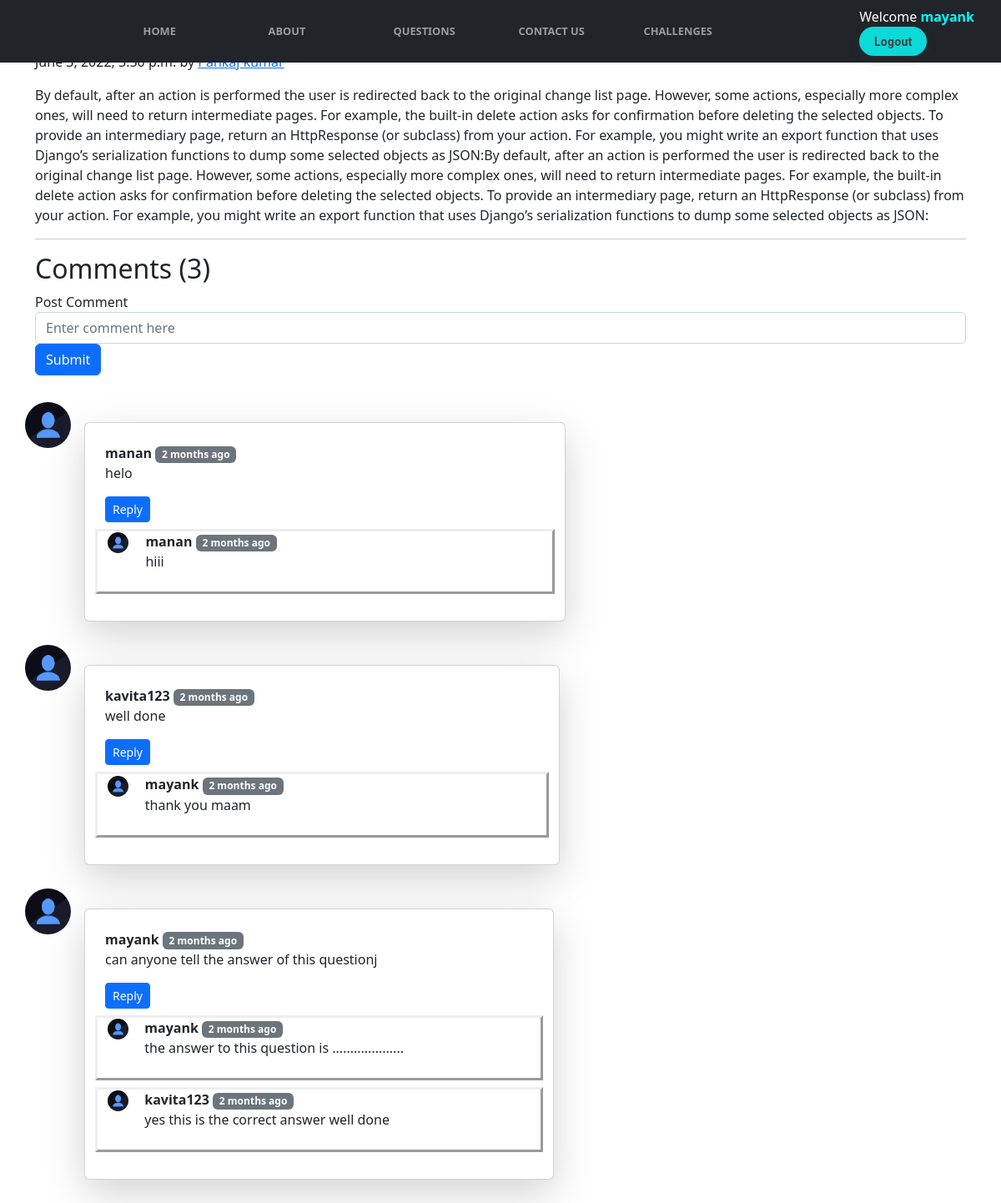
Page /questions/first (signed in) on the committed database.
### questions/models.py (models this page shows, shortened)
class Ques(models.Model):
    sno = models.AutoField(primary_key= True)
    title = models.CharField(max_length=255)
    topic = models.CharField(max_length=200)
    author=models.CharField(max_length=60)
    slug=models.CharField(max_length=130)
    timeStamp=models.DateTimeField(blank=True)
    content=models.TextField()

class BlogComment(models.Model):
    sno= models.AutoField(primary_key=True)
    comment=models.TextField()
    user=models.ForeignKey(User, on_delete=models.CASCADE)
    post=models.ForeignKey(Ques, on_delete=models.CASCADE)
    parent=models.ForeignKey('self',on_delete=models.CASCADE, null=True )
    timestamp= models.DateTimeField(default=now)

### questions/views.py (the view)
# urls.py: path('<str:slug>', views.QuesContent, name='QuesContent'),
def QuesContent(request, slug):
    post= Ques.objects.filter(slug= slug).first()
    comments= BlogComment.objects.filter(post=post, parent=None)
    replies= BlogComment.objects.filter(post=post).exclude(parent=None)
    replyDict={}
    for reply in replies:
        if reply.parent.sno not in replyDict.keys():
            replyDict[reply.parent.sno]=[reply]
        else:
            replyDict[reply.parent.sno].append(reply)
    context={'post':post, 'comments': comments, 'user': request.user, 'replyDict': replyDict}
    return render(request, "questions/quescontent.html", context)

### questions/templatetags/extras.py (called while the page is built)
@register.filter(name='get_val')
def get_val(dict, key):
    return dict.get(key)

### template/questions/quescontent.html (shortened to what this page needs)
{% extends 'base.html' %}
{% block body %}
{% load humanize %}
{% load extras %}
<div class="container my-3">
    <h2 class="blog-post-title">{{post.title}}</h2>
    <p class="blog-post-meta">{{post.timeStamp}} by <a href="/about">{{post.author}}</a></p>
    <p>{{post.content|safe}}</p>
    <hr>
</div>
<div class="container">
    <h2> Comments ({{comments.count}})</h2>
    <div class="my-2">
        {% if user.is_authenticated %}
        <form action="/questions/postComment" method="post">
            <div class="form-group">
                <label for="exampleInputEmail1">Post Comment </label>
                <input type="text" class="form-control" name="comment" placeholder="Enter comment here">
            </div>
            <button type="submit" class="btn btn-primary">Submit</button>
        </form><br>
        {% else %}
        Please login to post a comment
        {% endif %}
    </div>
</div>
{% for comment in comments %}
<div class="container text-dark" style="padding-left:0px">
    <div class="row d-block justify-content-center">
        <div class="col-md-11 col-lg-9 col-xl-7">
            <div class="d-flex flex-start mb-1">
                <img class="rounded-circle shadow-1-strong me-3" src="/static/images/user.png" alt="avatar" width="55"
                    height="55" />
                <div class="card w-100 shadow-lg h-md-250 my-4">
                    <div class="card-body p-4">
                        <div class="">
                            <b>{{comment.user.username}}</b> <span class="badge bg-secondary ">{{comment.timestamp|naturaltime}}</span>
                            <p>
                                {{comment.comment}}
                            </p>
                            <div class="reply mx-0">
                                {% if user.is_authenticated %}
                                <button class="btn btn-sm btn-primary" type="button" data-toggle="collapse" data-target="#replyBox{{comment.sno}}" aria-expanded="false" aria-controls="replyBox{{comment.sno}}">Reply</button>
                                {% else %}
                                <button class="btn btn-sm btn-primary" type="button" aria-expanded="false" disabled>Login to reply</button>
                                {% endif %}
                                <div class="replies my-2 ">
                                    {% for reply in replyDict|get_val:comment.sno %}
                                    <div class="row my-2" style="border-style: outset">
                                        <div class="col-md-1">
                                            <img class="rounded-circle shadow-1-strong me-3" src="/static/images/user.png" alt="avatar" width="25" height="25">
                                        </div>
                                        <div class="col-md-11">
                                            <div class="col-md-11 ">
                                                <b> {{reply.user.username}} </b> <span class="badge bg-secondary ">{{reply.timestamp|naturaltime}}</span>
                                                <div>{{reply.comment}}</div>
                                            </div>
                                            <br>
                                        </div>
                                    </div>
                                    {% endfor %}
                                </div>
                            </div>
                        </div>
                    </div>
                </div>
            </div>
        </div>
    </div>
    {% endfor %}
    {% endblock %}

### template/base.html (shortened to what this page needs)
<!DOCTYPE html>
<html lang="en">
<head>
  <link href="https://cdn.jsdelivr.net/npm/bootstrap@5.1.3/dist/css/bootstrap.min.css" rel="stylesheet"
>
    {% load static %}
    <link rel="stylesheet" type="text/css" href="{% static 'css/styles.css' %}">
    <link href="https://cdn.jsdelivr.net/npm/bootstrap@5.2.0-beta1/dist/css/bootstrap.min.css" rel="stylesheet"
>
    <link rel="stylesheet" href="https://cdnjs.cloudflare.com/ajax/libs/font-awesome/5.15.2/css/all.min.css"/>
  </head>
<body>
  <nav class="navbar fixed-top navbar-expand-sm bg-dark navbar-dark" style="background-color: #131413;">
    <div class="container-fluid">
      <div style="display:flex; justify-content: space-between;" class="collapse navbar-collapse" id="navbarNav">
        <div class="items">
        <ul class="navbar-nav">
          <a href="/" class="nav-link"><b> Home </b></a>
          <a href="#about" class="nav-link"><b> About </b></a>
          <a href="/questions" class="nav-link"><b> Questions </b></a>
          <a href="/contact" class="nav-link"><b> Contact Us </b></a>
          <a href="/" class="nav-link"><b> Challenges </b></a>
        </ul>
      </div>
      <div>
        {% if user.is_authenticated %}
        <p style="color:white; margin-bottom: 0px; margin-right: 20px;">Welcome <b style="color: cyan;">{{request.user}}</b></p>
        <a type="button" href="/logout" class="button-17" style="text-decoration: none;">Logout</a>
        {% endif %}
      </div>
      </div>
    </div>
  </nav>
{% block body %}{% endblock body %}
</body>
</html>

### static/css/styles.css (style rules this page uses)
* { margin: 0; padding: 0; }
.navbar { background: #000000; }
.navbar-nav { position: relative; top: 2%; left: 20%; }
.navbar-nav a { color: #f6f4e6; text-decoration: none; font-size: .8em; text-transform: uppercase; font-weight: 500; display: inline-block; width: 150px; -webkit-transition: all 0.2s ease-in-out; transition: all 0.2s ease-in-out; }
.button-17 { align-items: center; appearance: none; background-color: #0dd9d9; border-radius: 24px; border-style: none; box-shadow: rgba(0, 0, 0, .2) 0 3px 5px -1px,rgba(0, 0, 0, .14) 0 6px 10px 0,rgba(0, 0, 0, .12) 0 1px 18px 0; box-sizing: border-box; color: #3c4043; cursor: pointer; display: inline-flex; fill: currentcolor; font-family: "Google Sans",Roboto,Arial,sans-serif; font-size: 14px; font-weight: 700; height:35px; justify-content: center; letter-spacing: .25px; line-height: normal; max-width: 100%; overflow: visible; padding: 1px 18px; position: relative; text-align: center; text-transform: none; transition: box-shadow 320ms cubic-bezier(.4, 0, .2, 1),opacity 21ms linear 30ms,transform 270ms cubic-bezier(0, 0, .2, 1) 0ms; user-select: none; -webkit-user-select: none; touch-action: manipulation; width: auto; will-change: transform,opacity; z-index: 0; }
.button-17:not(:disabled) { box-shadow: rgba(60, 64, 67, .3) 0 1px 3px 0, rgba(60, 64, 67, .15) 0 4px 8px 3px; }

### rows in the picture
Ques: content "By default, after an action is performed the user is redirected back to the original change list page. However, some actions, especially more complex ones, will need to return intermediate pages. For example, the built-in delete action asks for confirmation before deleting the selected objects. To provide an intermediary page, return an HttpResponse (or subclass) from your action. For example, you might write an export function that uses Django’s serialization functions to dump some selected objects as JSON:By default, after an action is performed the user is redirected back to the original change list page. However, some actions, especially more complex ones, will need to return…"
BlogComment: user.username "manan", timestamp "2 months ago", comment "helo"
BlogComment: user.username "manan", timestamp "2 months ago", comment "hiii"
BlogComment: user.username "kavita123", timestamp "2 months ago", comment "well done"
BlogComment: user.username "mayank", timestamp "2 months ago", comment "thank you maam"
BlogComment: user.username "mayank", timestamp "2 months ago", comment "can anyone tell the answer of this questionj"
BlogComment: user.username "mayank", timestamp "2 months ago", comment "the answer to this question is ...................."
BlogComment: user.username "kavita123", timestamp "2 months ago", comment "yes this is the correct answer well done"

### other values in the picture
{{ request.user }} "mayank"
{{ comments.count }} "3"
